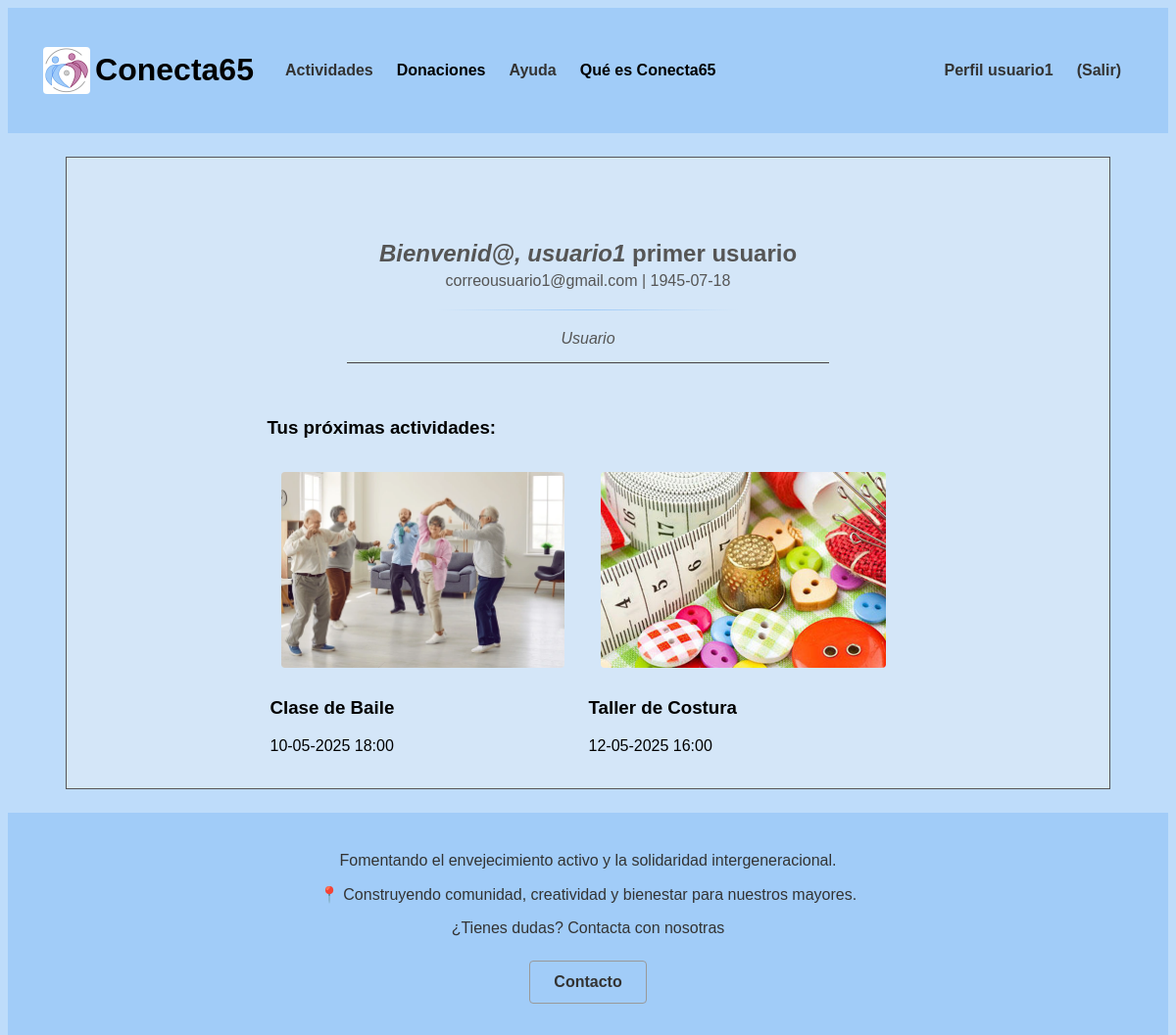
Screenshot of /p3_g1/perfil.php (signed in) with the database file from the repository.
### tables this page shows
CREATE TABLE `actividades` (
  `id` int(10) UNSIGNED NOT NULL,
  `nombre` varchar(35) NOT NULL,
  `localizacion` varchar(70) NOT NULL,
  `fecha_hora` datetime(6) NOT NULL,
  `descripcion` text NOT NULL,
  `aforo` tinyint(3) NOT NULL,
  `dirigida` tinyint(1) NOT NULL,
  `ocupacion` tinyint(3) NOT NULL,
  `foto` varchar(50) NOT NULL
);

### p3_g1/includes/application.php (called while the page is built, shortened)
<?php
class application
{
    private static $instancia;
    public static function getInstance()
    {
        if (!self::$instancia instanceof self) {
            self::$instancia = new static();
        }
        return self::$instancia;
    }
    public function getUserDTO(): ?userDTO
    {
        try {
            $user = unserialize($_SESSION["userDTO"]);
            return ($user instanceof userDTO) ? $user : null;
        } catch (\Exception $e) {
            error_log("Error al deserializar userDTO: " . $e->getMessage());
            unset($_SESSION["userDTO"]);
            return null;
        }
    }
    public function soyUsuario(): bool
    {
        $user = $this->getUserDTO();
        return $user !== null && $user->tipo() === 1;
    }
}

### p3_g1/includes/config.php (called while the page is built, shortened)
<?php
spl_autoload_register(function ($class) {
    $prefix = 'includes\\';
    $base_dir = __DIR__ . '/';
    $len = strlen($prefix);
    $relative_class = substr($class, $len);
    $file = $base_dir . str_replace('\\', '/', $relative_class) . '.php';
});
?>

### p3_g1/includes/actividadesusuario/actividadesusuarioAppService.php (called while the page is built, shortened)
<?php
class actividadesusuarioAppService
{
    private static $instance;
    public static function GetSingleton()
    {
        if (!self::$instance instanceof self)
        {
            self::$instance = new self;
        }
        return self::$instance;
    }
}
?>

### p3_g1/includes/usuario/userDTO.php (called while the page is built, shortened)
<?php
class userDTO
{
    private $id;
    private $tipo;
    public function id()
    {
        return $this->id;
    }
    public function tipo()
    {
        return $this->tipo;
    }
}
?>

### p3_g1/includes/actividad/actividadFactory.php (called while the page is built, shortened)
<?php
class actividadFactory
{
    public static function CreateActividad() : IActividad
    {
        $actividadDAO = new actividadDAO();
        return $actividadDAO;
    }
}
?>

### p3_g1/includes/actividad/actividadDAO.php (called while the page is built, shortened)
<?php
class actividadDAO extends baseDAO implements IActividad
{
    public function getActividadById($id)
    {
        try {
            $conn = application::getInstance()->getConexionBd();
            $query = "SELECT id, nombre, localizacion, fecha_hora, descripcion, aforo, dirigida, ocupacion, foto FROM actividades WHERE id = ?";
            $stmt = $conn->prepare($query);
            $stmt->bind_param("i", $id);
            $stmt->execute();
            $stmt->bind_result($id, $nombre, $localizacion, $fecha_hora, $descripcion, $aforo, $dirigida, $ocupacion, $foto);
            if ($stmt->fetch()) {
                return new actividadDTO($id, $nombre, $localizacion, $fecha_hora, $descripcion, $aforo, $dirigida, $ocupacion, $foto);
            }
        } finally {
            if ($stmt) {
                $stmt->close();
            }
        }
        return null;
    }
}
?>

### p3_g1/includes/actividad/actividadDTO.php (called while the page is built, shortened)
<?php
class actividadDTO
{
    private $id;
    private $nombre;
    private $fecha_hora;
    private $foto;
    public function __construct($id, $nombre, $localizacion, $fecha_hora, $descripcion, $aforo, $dirigida, $ocupacion, $foto)
    {
        $this->id = $id;
        $this->nombre = $nombre;
        $this->fecha_hora = $fecha_hora;
        $this->foto = $foto;
    }
    public function id()
    {
        return $this->id;
    }
    public function nombre()
    {
        return $this->nombre;
    }
    public function fecha_hora()
    {
        return $this->fecha_hora;
    }
    public function foto()
    {
        return $this->foto;
    }
}
?>

### p3_g1/includes/actividad/actividadAppService.php (the view, shortened to what this page needs)
<?php
require_once("includes/config.php");
class actividadAppService
{
    private static $instance;
    public static function GetSingleton()
    {
        if (!self::$instance instanceof self)
        {
            self::$instance = new self;
        }
        return self::$instance;
    }
    public function getActividadById($id)
    {
        $IActividadDAO = actividadFactory::CreateActividad();
        $actividad = $IActividadDAO->getActividadById($id);
        return $actividad;
    }
    public function mostrarPerfil($actividadDTO) {
        $app = application::getInstance();
        $html = '<div class="actividad">';
        if($app->soyUsuario()){
            $html .= '<a href="vistaReservaActividad.php?id=' . $actividadDTO->id() . '" class="imagen-enlace"> <img src="' . $actividadDTO->foto() . '" alt="' . $actividadDTO->nombre() . '" width="350"></a>';
        }else if($app->soyVoluntario()){
            $html .= '<a href="vistaDirigirActividad.php?id=' . $actividadDTO->id() . '" class="imagen-enlace"> <img src="' . $actividadDTO->foto() . '" alt="' . $actividadDTO->nombre() . '" width="350"></a>';
        }
        $html .= '<h3>' . $actividadDTO->nombre() . '</h3>';
        $fechaHora = new \DateTime($actividadDTO->fecha_hora());
        $html .= '<p>' . $fechaHora->format('d-m-Y H:i') . '</p>';
        $html .= '</div>';
        return $html;
    }
}
?>

### p3_g1/includes/mostrarPerfil/actividadesPerfil.php (shortened to what this page needs)
<?php
class actividadesPerfil
{
    private $actividades;
    public function __construct()
    {
        $this->actividades = $this->obtenerActividades();
    }
    private function obtenerActividades(){
        $user = application::getInstance()->getUserDTO();
        $actividadesUsuarioService = actividadesusuarioAppService::GetSingleton();
        $actividadesUsuario = $actividadesUsuarioService->getActividadesUsuario($user->id());
        return $actividadesUsuario;
    }
    public function generarListadoPerfil()
    {
        echo '<link rel="stylesheet" type="text/css" href="CSS/tablaActividades.css">';
        $html = '<table class="tabla-actividades"><tr>';
        $actividadAppService = actividadAppService::GetSingleton();
        foreach ($this->actividades as $actividad) {
            $actividadDTO = $actividadAppService->getActividadById($actividad);
            if($actividadDTO->fecha_hora() > date("Y-m-d H:i:s")){
                $html .= '<td>' . $actividadAppService->mostrarPerfil($actividadDTO) . '</td>';
            }
        }
        $html .= '</tr></table>';
        return $html;
    }
}

### p3_g1/CSS/tablaActividades.css (style rules this page uses)
.tabla-actividades { width: 100%; display: flex; flex-wrap: wrap; gap: 10px; justify-content: flex-start; }
.tabla-actividades p:last-of-type { margin-bottom: 7px; }
.actividad img { width: 90%; height: 200px; object-fit: cover; object-position: center; }

### p3_g1/CSS/estiloMovil.css (style rules this page uses)
.actividad { flex-direction: column; padding: 15px; gap: 15px; }

### p3_g1/CSS/estilo.css (style rules this page uses)
html { height: 100%; width: 100%; margin: 0; padding: 0; font-family: 'Trebuchet MS', 'Lucida Sans Unicode', 'Lucida Grande', 'Lucida Sans', Arial, sans-serif; }
body { display: flex; flex-direction: column; background-color: #bedcfa; overflow-x: hidden; }
img { margin: 0.75rem; border-radius: 0.25rem; max-width: 100%; height: auto; }
.imagen-enlace img { transition: filter 0.3s ease; }

### rows the page displays
actividades: foto (picture), nombre "Clase de Baile", fecha_hora "10-05-2025 18:00"
actividades: foto (picture), nombre "Taller de Costura", fecha_hora "12-05-2025 16:00"

### other values shown
$user->nombre() "usuario1"
$user->apellidos() "primer usuario"
$user->correo() "correousuario1@gmail.com"
$user->fecha_nacimiento() "1945-07-18"
